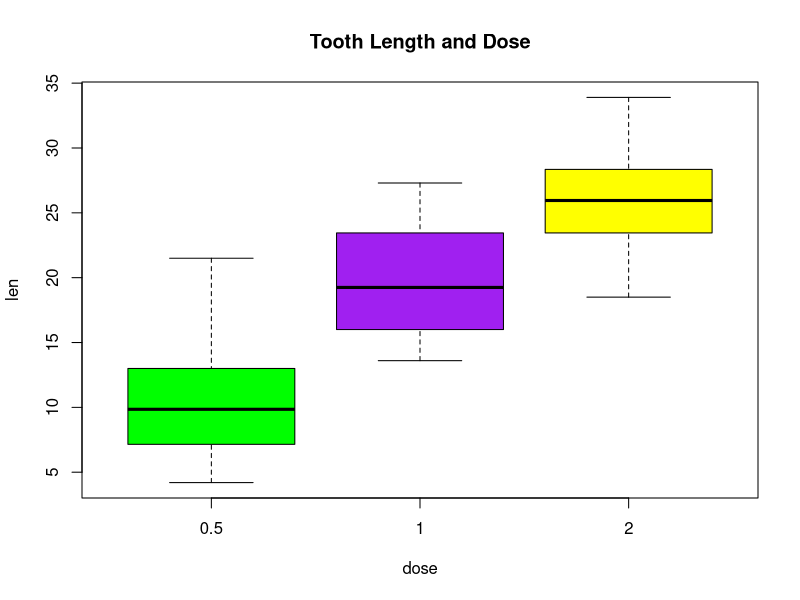
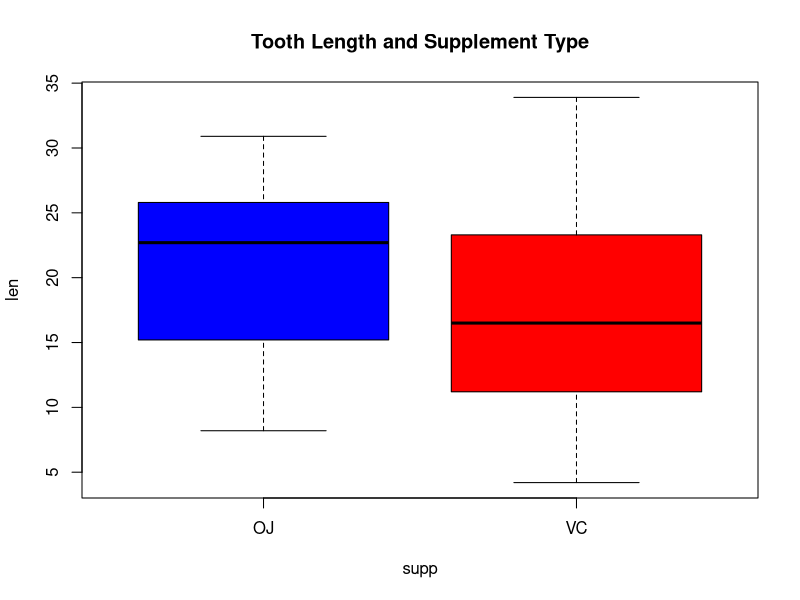
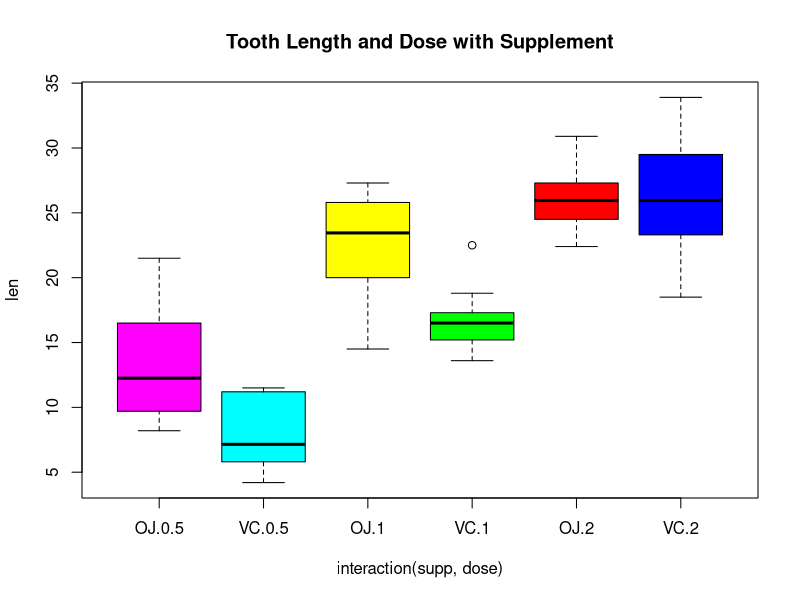

These figures' R source, in order:
## ---- chunk 1
library(datasets)
str(ToothGrowth)
ToothGrowth$dose <- as.factor(ToothGrowth$dose)
## ---- chunk 2
summary(ToothGrowth)
## ---- chunk 3
boxplot(len~dose,data=ToothGrowth,col=c("green","purple","yellow"),
        main="Tooth Length and Dose")
## ---- chunk 4
boxplot(len~supp,data=ToothGrowth,col=c("blue","red"),
        main="Tooth Length and Supplement Type")
## ---- chunk 5
boxplot(len~interaction(supp,dose),data=ToothGrowth,
        main="Tooth Length and Dose with Supplement",col=sample(rainbow(6)))
## ---- chunk 6
oj <- ToothGrowth[ToothGrowth$supp=="OJ",]
vc <- ToothGrowth[ToothGrowth$supp=="VC",]
oj05 <- oj[oj$dose==0.5,]
oj10 <- oj[oj$dose==1.0,]
oj20 <- oj[oj$dose==2.0,]
vc05 <- vc[vc$dose==0.5,]
vc10 <- vc[vc$dose==1.0,]
vc20 <- vc[vc$dose==2.0,]

#t test vc and oj then dose = 0.5    
vcoj0.5 <- t.test(len~supp,data=rbind(vc05,oj05),var.equal=FALSE)

#t test vc and oj then dose = 1.0 
vcoj1.0 <- t.test(len~supp,data=rbind(vc10,oj10),var.equal=F)

#t test vc and oj then dose = 2.0    
vcoj2.0 <- t.test(len~supp,data=rbind(vc20,oj20),var.equal=F)
## ---- chunk 7
#0.5 vs 1.0
vc0.5and1.0 <- t.test(len~dose,data=rbind(vc05,vc10),var.equal=TRUE)
oj0.5and1.0 <- t.test(len~dose,data=rbind(oj05,oj10),var.equal=TRUE)

#1.0 vs 2.0
vc1.0and2.0 <- t.test(len~dose,data=rbind(vc10,vc20),var.equal=TRUE)
oj1.0and2.0 <- t.test(len~dose,data=rbind(oj10,oj20),var.equal=TRUE)

#0.5 vs 2.0
vc0.5and2.0 <- t.test(len~dose,data=rbind(vc05,vc20),var.equal=TRUE)
oj0.5and2.0 <- t.test(len~dose,data=rbind(oj05,oj20),var.equal=TRUE)
